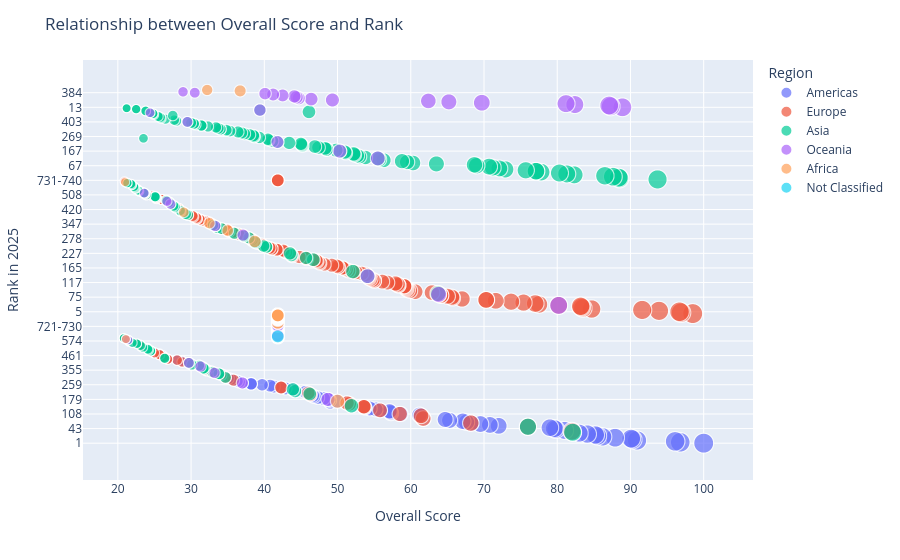

The code cell stored with this chart in its notebook:
### Code cell
import plotly.express as px
fig = px.scatter(df2, x="Overall_Score", y="RANK_2025", color="Region", size="Overall_Score", hover_data=["Institution_Name"])
fig.update_layout(title="Relationship between Overall Score and Rank", xaxis_title="Overall Score", yaxis_title="Rank in 2025")
fig.show()

### Figure 1 — Plotly figure (JSON) as saved in the notebook; plotly's stock layout.template omitted (floating-point values rounded to 4 significant figures; data arrays with more than 128 entries replaced by an {"elided": "..."} marker saying what was removed)
{"data": [{"customdata": {"elided": "418x1 str values"}, "hovertemplate": "Region=Americas<br>Overall_Score=%{marker.size}<br>RANK_2025=%{y}<br>Institution_Name=%{customdata[0]}<extra></extra>", "legendgroup": "Americas", "marker": {"color": "#636efa", "size": {"elided": "418 float values"}, "sizemode": "area", "sizeref": 0.25, "symbol": "circle"}, "mode": "markers", "name": "Americas", "showlegend": true, "type": "scattergl", "x": {"elided": "418 float values"}, "xaxis": "x", "y": {"elided": "418 str values"}, "yaxis": "y"}, {"customdata": {"elided": "497x1 str values"}, "hovertemplate": "Region=Europe<br>Overall_Score=%{marker.size}<br>RANK_2025=%{y}<br>Institution_Name=%{customdata[0]}<extra></extra>", "legendgroup": "Europe", "marker": {"color": "#EF553B", "size": {"elided": "497 float values"}, "sizemode": "area", "sizeref": 0.25, "symbol": "circle"}, "mode": "markers", "name": "Europe", "showlegend": true, "type": "scattergl", "x": {"elided": "497 float values"}, "xaxis": "x", "y": {"elided": "497 str values"}, "yaxis": "y"}, {"customdata": {"elided": "501x1 str values"}, "hovertemplate": "Region=Asia<br>Overall_Score=%{marker.size}<br>RANK_2025=%{y}<br>Institution_Name=%{customdata[0]}<extra></extra>", "legendgroup": "Asia", "marker": {"color": "#00cc96", "size": {"elided": "501 float values"}, "sizemode": "area", "sizeref": 0.25, "symbol": "circle"}, "mode": "markers", "name": "Asia", "showlegend": true, "type": "scattergl", "x": {"elided": "501 float values"}, "xaxis": "x", "y": {"elided": "501 str values"}, "yaxis": "y"}, {"customdata": [["The University of Melbourne"], ["The University of Sydney"], ["The University of New South Wales (UNSW Sydney)"], ["The Australian National University"], ["Monash University"], ["The University of Queensland"], ["The University of Auckland"], ["The University of Western Australia"], ["The University of Adelaide"], ["University of Technology Sydney"], ["RMIT University"], ["Macquarie University"], ["University of Wollongong"], ["Curtin University"], ["The University of Newcastle, Australia (UON)"], ["Deakin University"], ["Queensland University of Technology (QUT)"], ["University of Otago"], ["La Trobe University"], ["University of Waikato"], ["Massey University"], ["Victoria University of Wellington"], ["Griffith University"], ["University of Canterbury | Te Whare Wananga o Waitaha"], ["Swinburne University of Technology"], ["University of Tasmania"], ["Flinders University"], ["University of South Australia"], ["Lincoln University "], [" Western Sydney University"], ["University of Southern Queensland "], ["University of Canberra "], ["Auckland University of Technology (AUT)"], ["Murdoch University"], ["James Cook University"], ["Central Queensland University (CQUniversity Australia)"], ["Edith Cowan University "], ["Southern Cross University "], ["Bond University"], ["Charles Darwin University "], ["Victoria University "], ["Charles Sturt University "], ["Australian Catholic University"], ["University of New England Australia"], ["University of the Sunshine Coast "], ["The University of Notre Dame, Australia"]], "hovertemplate": "Region=Oceania<br>Overall_Score=%{marker.size}<br>RANK_2025=%{y}<br>Institution_Name=%{customdata[0]}<extra></extra>", "legendgroup": "Oceania", "marker": {"color": "#ab63fa", "size": [88.9, 87.3, 87.1, 82.4, 81.2, 80.2, 69.7, 65.2, 63.8, 62.4, 55.5, 54.1, 50.3, 49.3, 48.7, 46.4, 44.7, 44.4, 44.1, 42.5, 41.8, 41.2, 40.1, 39.4, 37.1, 37, 33.3, 33.2, 31.3, 30.5, 29.7, 29.5, 28.9, 27.2, 26.7, 24.4, 23.6, 21.4, 21.1, 41.84, 41.84, 41.84, 41.84, 41.84, 41.84, 41.84], "sizemode": "area", "sizeref": 0.25, "symbol": "circle"}, "mode": "markers", "name": "Oceania", "showlegend": true, "type": "scattergl", "x": [88.9, 87.3, 87.1, 82.4, 81.2, 80.2, 69.7, 65.2, 63.8, 62.4, 55.5, 54.1, 50.3, 49.3, 48.7, 46.4, 44.7, 44.4, 44.1, 42.5, 41.8, 41.2, 40.1, 39.4, 37.1, 37, 33.3, 33.2, 31.3, 30.5, 29.7, 29.5, 28.9, 27.2, 26.7, 24.4, 23.6, 21.4, 21.1, 41.84, 41.84, 41.84, 41.84, 41.84, 41.84, 41.84], "xaxis": "x", "y": ["13", "18", "19", "30", "37", "40", "65", "77", "82", "88", "123", "133", "167", "174", "179", "197", "213", "214", "217", "235", "239", "244", "255", "261", "291", "293", "336", "340", "371", "384", "396", "403", "412", "436", "445", "495", "516", "576", "587", "621-630", "741-750", "851-900", "901-950", "1001-1200", "1001-1200", "1401+"], "yaxis": "y"}, {"customdata": [["University of Cape Town"], ["University of Witwatersrand"], ["Stellenbosch University"], ["University of Johannesburg"], ["Cairo University"], ["University of Pretoria"], ["The American University in Cairo"], ["University of Kwazulu-Natal"], ["Ain Shams University "], ["Addis Ababa University"], ["Université de Tunis El Manar"], ["Alexandria University "], ["North-West University"], ["University of Ghana"], ["University of South Africa"], ["Future University in Egypt"], ["Makerere University"], ["University of Nairobi"], ["Mansoura University"], ["Rhodes University "], ["University of the Western Cape"], ["Al-Azhar University"], ["Arab Academy for Science, Technology and Maritime Transport"], ["Assiut University "], ["Université de Sfax"], ["Université de Sousse"], ["Université de Tunis"], ["Université Mohammed V de Rabat"], ["University of Ibadan"], ["University of Khartoum"], ["University of Lagos"], ["University of the Free State"], ["British University in Egypt"], ["German University in Cairo"], ["Helwan University "], ["Kenyatta University"], ["Kwame Nkrumah University of Science and Technology"], ["Suez Canal University"], ["Tanta University "], ["Zagazig University"]], "hovertemplate": "Region=Africa<br>Overall_Score=%{marker.size}<br>RANK_2025=%{y}<br>Institution_Name=%{customdata[0]}<extra></extra>", "legendgroup": "Africa", "marker": {"color": "#FFA15A", "size": [50, 38.7, 36.7, 35, 32.5, 32.2, 29, 21.1, 21, 41.84, 41.84, 41.84, 41.84, 41.84, 41.84, 41.84, 41.84, 41.84, 41.84, 41.84, 41.84, 41.84, 41.84, 41.84, 41.84, 41.84, 41.84, 41.84, 41.84, 41.84, 41.84, 41.84, 41.84, 41.84, 41.84, 41.84, 41.84, 41.84, 41.84, 41.84], "sizemode": "area", "sizeref": 0.25, "symbol": "circle"}, "mode": "markers", "name": "Africa", "showlegend": true, "type": "scattergl", "x": [50, 38.7, 36.7, 35, 32.5, 32.2, 29, 21.1, 21, 41.84, 41.84, 41.84, 41.84, 41.84, 41.84, 41.84, 41.84, 41.84, 41.84, 41.84, 41.84, 41.84, 41.84, 41.84, 41.84, 41.84, 41.84, 41.84, 41.84, 41.84, 41.84, 41.84, 41.84, 41.84, 41.84, 41.84, 41.84, 41.84, 41.84, 41.84], "xaxis": "x", "y": ["171", "267", "296", "312", "350", "354", "410", "587", "592", "771-780", "771-780", "801-850", "851-900", "851-900", "851-900", "901-950", "901-950", "901-950", "951-1000", "951-1000", "951-1000", "1001-1200", "1001-1200", "1001-1200", "1001-1200", "1001-1200", "1001-1200", "1001-1200", "1001-1200", "1001-1200", "1001-1200", "1001-1200", "1201-1400", "1201-1400", "1201-1400", "1201-1400", "1201-1400", "1201-1400", "1201-1400", "1201-1400"], "yaxis": "y"}, {"customdata": [["Eastern Mediterranean University"]], "hovertemplate": "Region=Not Classified<br>Overall_Score=%{marker.size}<br>RANK_2025=%{y}<br>Institution_Name=%{customdata[0]}<extra></extra>", "legendgroup": "Not Classified", "marker": {"color": "#19d3f3", "size": [41.84], "sizemode": "area", "sizeref": 0.25, "symbol": "circle"}, "mode": "markers", "name": "Not Classified", "showlegend": true, "type": "scattergl", "x": [41.84], "xaxis": "x", "y": ["611-620"], "yaxis": "y"}], "layout": {"legend": {"itemsizing": "constant", "title": {"text": "Region"}, "tracegroupgap": 0}, "margin": {"t": 60}, "title": {"text": "Relationship between Overall Score and Rank"}, "xaxis": {"anchor": "y", "domain": [0, 1], "title": {"text": "Overall Score"}}, "yaxis": {"anchor": "x", "domain": [0, 1], "title": {"text": "Rank in 2025"}}}}
